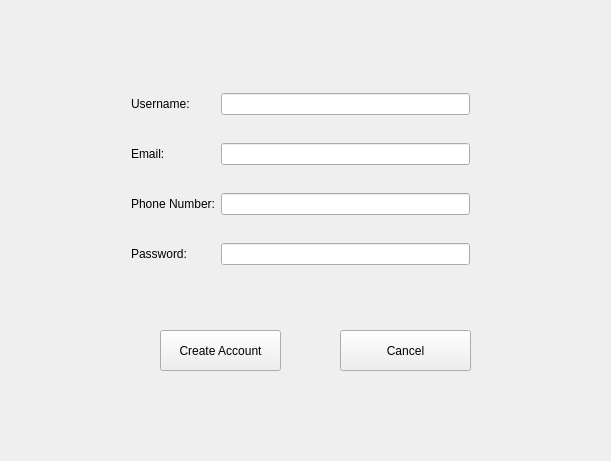
<?xml version="1.0" encoding="UTF-8"?>
<ui version="4.0">
 <class>create_account_window</class>
 <widget class="QWidget" name="create_account_window">
  <property name="geometry">
   <rect>
    <x>0</x>
    <y>0</y>
    <width>611</width>
    <height>461</height>
   </rect>
  </property>
  <property name="windowTitle">
   <string>Create Account</string>
  </property>
  <widget class="QWidget" name="gridLayoutWidget">
   <property name="geometry">
    <rect>
     <x>120</x>
     <y>60</y>
     <width>361</width>
     <height>241</height>
    </rect>
   </property>
   <layout class="QGridLayout" name="gridLayout">
    <item row="1" column="0">
     <widget class="QLabel" name="label_2">
      <property name="text">
       <string>Email:</string>
      </property>
     </widget>
    </item>
    <item row="0" column="0">
     <widget class="QLabel" name="label">
      <property name="text">
       <string>Username:</string>
      </property>
     </widget>
    </item>
    <item row="3" column="0">
     <widget class="QLabel" name="label_4">
      <property name="text">
       <string>Password:</string>
      </property>
     </widget>
    </item>
    <item row="2" column="0">
     <widget class="QLabel" name="label_3">
      <property name="text">
       <string>Phone Number:</string>
      </property>
     </widget>
    </item>
    <item row="0" column="1">
     <widget class="QLineEdit" name="name_input"/>
    </item>
    <item row="1" column="1">
     <widget class="QLineEdit" name="email_input"/>
    </item>
    <item row="2" column="1">
     <widget class="QLineEdit" name="phone_input"/>
    </item>
    <item row="3" column="1">
     <widget class="QLineEdit" name="password_input"/>
    </item>
   </layout>
  </widget>
  <widget class="QPushButton" name="create_button">
   <property name="geometry">
    <rect>
     <x>160</x>
     <y>330</y>
     <width>121</width>
     <height>41</height>
    </rect>
   </property>
   <property name="text">
    <string>Create Account</string>
   </property>
  </widget>
  <widget class="QPushButton" name="cancel_button">
   <property name="geometry">
    <rect>
     <x>340</x>
     <y>330</y>
     <width>131</width>
     <height>41</height>
    </rect>
   </property>
   <property name="text">
    <string>Cancel</string>
   </property>
  </widget>
 </widget>
 <layoutdefault spacing="6" margin="11"/>
 <resources/>
 <connections/>
</ui>
